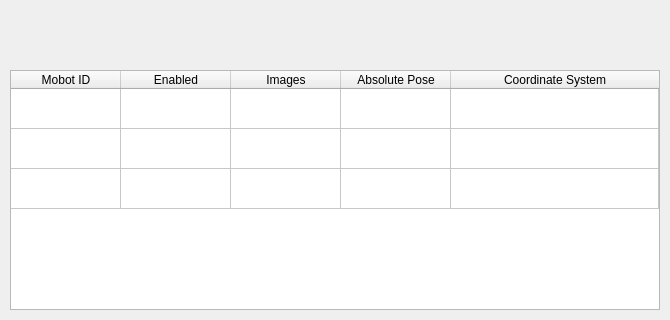
<?xml version="1.0" encoding="UTF-8"?>
<ui version="4.0">
 <class>Mobots_Info</class>
 <widget class="QMainWindow" name="Mobots_Info">
  <property name="geometry">
   <rect>
    <x>0</x>
    <y>0</y>
    <width>670</width>
    <height>320</height>
   </rect>
  </property>
  <property name="sizePolicy">
   <sizepolicy hsizetype="Fixed" vsizetype="Fixed">
    <horstretch>0</horstretch>
    <verstretch>0</verstretch>
   </sizepolicy>
  </property>
  <property name="minimumSize">
   <size>
    <width>670</width>
    <height>320</height>
   </size>
  </property>
  <property name="maximumSize">
   <size>
    <width>670</width>
    <height>320</height>
   </size>
  </property>
  <property name="windowTitle">
   <string>Mobots_Info</string>
  </property>
  <property name="iconSize">
   <size>
    <width>150</width>
    <height>150</height>
   </size>
  </property>
  <widget class="QWidget" name="centralWidget">
   <property name="sizePolicy">
    <sizepolicy hsizetype="Fixed" vsizetype="Fixed">
     <horstretch>0</horstretch>
     <verstretch>0</verstretch>
    </sizepolicy>
   </property>
   <widget class="QTableWidget" name="mobot_table">
    <property name="geometry">
     <rect>
      <x>10</x>
      <y>70</y>
      <width>650</width>
      <height>240</height>
     </rect>
    </property>
    <property name="sizePolicy">
     <sizepolicy hsizetype="Fixed" vsizetype="Fixed">
      <horstretch>0</horstretch>
      <verstretch>0</verstretch>
     </sizepolicy>
    </property>
    <property name="minimumSize">
     <size>
      <width>650</width>
      <height>240</height>
     </size>
    </property>
    <property name="maximumSize">
     <size>
      <width>650</width>
      <height>240</height>
     </size>
    </property>
    <property name="focusPolicy">
     <enum>Qt::NoFocus</enum>
    </property>
    <property name="layoutDirection">
     <enum>Qt::LeftToRight</enum>
    </property>
    <property name="frameShape">
     <enum>QFrame::StyledPanel</enum>
    </property>
    <property name="frameShadow">
     <enum>QFrame::Plain</enum>
    </property>
    <property name="verticalScrollBarPolicy">
     <enum>Qt::ScrollBarAsNeeded</enum>
    </property>
    <property name="editTriggers">
     <set>QAbstractItemView::NoEditTriggers</set>
    </property>
    <property name="showDropIndicator" stdset="0">
     <bool>false</bool>
    </property>
    <property name="dragDropOverwriteMode">
     <bool>false</bool>
    </property>
    <property name="iconSize">
     <size>
      <width>40</width>
      <height>40</height>
     </size>
    </property>
    <property name="textElideMode">
     <enum>Qt::ElideMiddle</enum>
    </property>
    <property name="showGrid">
     <bool>true</bool>
    </property>
    <property name="gridStyle">
     <enum>Qt::SolidLine</enum>
    </property>
    <property name="sortingEnabled">
     <bool>false</bool>
    </property>
    <property name="wordWrap">
     <bool>true</bool>
    </property>
    <property name="cornerButtonEnabled">
     <bool>true</bool>
    </property>
    <attribute name="horizontalHeaderVisible">
     <bool>true</bool>
    </attribute>
    <attribute name="horizontalHeaderCascadingSectionResizes">
     <bool>false</bool>
    </attribute>
    <attribute name="horizontalHeaderDefaultSectionSize">
     <number>110</number>
    </attribute>
    <attribute name="horizontalHeaderHighlightSections">
     <bool>true</bool>
    </attribute>
    <attribute name="horizontalHeaderMinimumSectionSize">
     <number>110</number>
    </attribute>
    <attribute name="horizontalHeaderShowSortIndicator" stdset="0">
     <bool>false</bool>
    </attribute>
    <attribute name="horizontalHeaderStretchLastSection">
     <bool>true</bool>
    </attribute>
    <attribute name="verticalHeaderVisible">
     <bool>false</bool>
    </attribute>
    <attribute name="verticalHeaderCascadingSectionResizes">
     <bool>false</bool>
    </attribute>
    <attribute name="verticalHeaderDefaultSectionSize">
     <number>40</number>
    </attribute>
    <attribute name="verticalHeaderHighlightSections">
     <bool>true</bool>
    </attribute>
    <attribute name="verticalHeaderMinimumSectionSize">
     <number>40</number>
    </attribute>
    <attribute name="verticalHeaderShowSortIndicator" stdset="0">
     <bool>false</bool>
    </attribute>
    <attribute name="verticalHeaderStretchLastSection">
     <bool>false</bool>
    </attribute>
    <row>
     <property name="text">
      <string>Mobot 1</string>
     </property>
    </row>
    <row>
     <property name="text">
      <string>Mobot 2</string>
     </property>
    </row>
    <row>
     <property name="text">
      <string>Mobot 3</string>
     </property>
    </row>
    <column>
     <property name="text">
      <string>Mobot ID</string>
     </property>
    </column>
    <column>
     <property name="text">
      <string>Enabled</string>
     </property>
     <property name="textAlignment">
      <set>AlignHCenter|AlignVCenter|AlignCenter</set>
     </property>
    </column>
    <column>
     <property name="text">
      <string>Images</string>
     </property>
    </column>
    <column>
     <property name="text">
      <string>Absolute Pose</string>
     </property>
    </column>
    <column>
     <property name="text">
      <string>Coordinate System</string>
     </property>
    </column>
    <item row="0" column="0">
     <property name="text">
      <string/>
     </property>
     <property name="flags">
      <set>ItemIsEnabled</set>
     </property>
    </item>
    <item row="0" column="1">
     <property name="text">
      <string/>
     </property>
     <property name="textAlignment">
      <set>AlignLeft|AlignVCenter</set>
     </property>
     <property name="flags">
      <set>ItemIsEnabled</set>
     </property>
    </item>
    <item row="0" column="2">
     <property name="text">
      <string/>
     </property>
     <property name="flags">
      <set>ItemIsEnabled</set>
     </property>
    </item>
    <item row="0" column="3">
     <property name="text">
      <string/>
     </property>
     <property name="flags">
      <set>ItemIsEnabled</set>
     </property>
    </item>
    <item row="0" column="4">
     <property name="text">
      <string/>
     </property>
     <property name="textAlignment">
      <set>AlignHCenter|AlignVCenter|AlignCenter</set>
     </property>
     <property name="flags">
      <set>ItemIsEnabled</set>
     </property>
    </item>
    <item row="1" column="0">
     <property name="text">
      <string/>
     </property>
     <property name="flags">
      <set>ItemIsEnabled</set>
     </property>
    </item>
    <item row="1" column="1">
     <property name="text">
      <string/>
     </property>
     <property name="flags">
      <set>ItemIsEnabled</set>
     </property>
    </item>
    <item row="1" column="2">
     <property name="text">
      <string/>
     </property>
     <property name="flags">
      <set>ItemIsEnabled</set>
     </property>
    </item>
    <item row="1" column="3">
     <property name="text">
      <string/>
     </property>
     <property name="flags">
      <set>ItemIsEnabled</set>
     </property>
    </item>
    <item row="1" column="4">
     <property name="text">
      <string/>
     </property>
     <property name="textAlignment">
      <set>AlignHCenter|AlignVCenter|AlignCenter</set>
     </property>
     <property name="flags">
      <set>ItemIsEnabled</set>
     </property>
    </item>
    <item row="2" column="0">
     <property name="text">
      <string/>
     </property>
     <property name="flags">
      <set>ItemIsEnabled</set>
     </property>
    </item>
    <item row="2" column="1">
     <property name="text">
      <string/>
     </property>
     <property name="flags">
      <set>ItemIsEnabled</set>
     </property>
    </item>
    <item row="2" column="2">
     <property name="text">
      <string/>
     </property>
     <property name="flags">
      <set>ItemIsEnabled</set>
     </property>
    </item>
    <item row="2" column="3">
     <property name="text">
      <string/>
     </property>
     <property name="flags">
      <set>ItemIsEnabled</set>
     </property>
    </item>
    <item row="2" column="4">
     <property name="text">
      <string/>
     </property>
     <property name="textAlignment">
      <set>AlignHCenter|AlignVCenter|AlignCenter</set>
     </property>
     <property name="flags">
      <set>ItemIsEnabled</set>
     </property>
    </item>
   </widget>
  </widget>
 </widget>
 <layoutdefault spacing="6" margin="11"/>
 <resources/>
 <connections/>
</ui>
